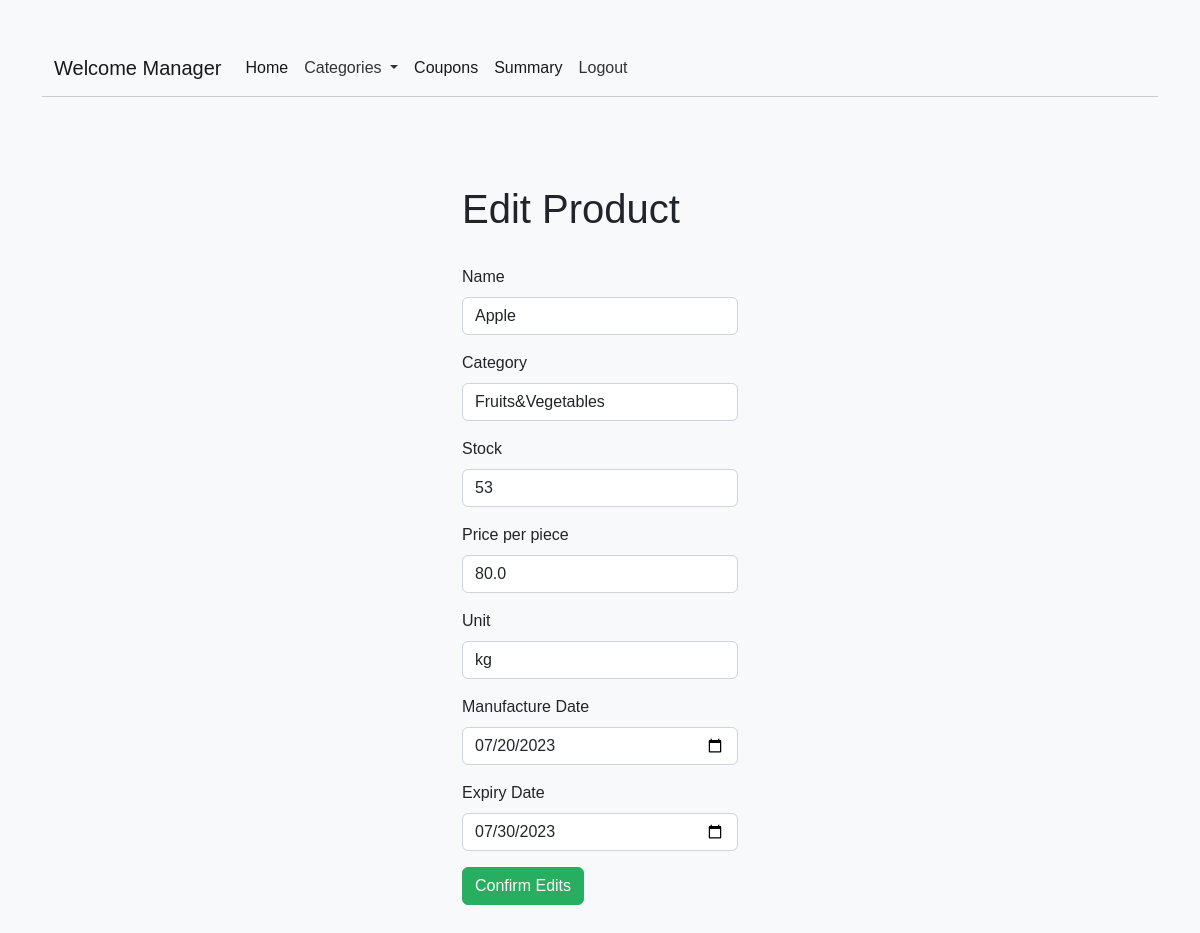
Screenshot of /manager/edit_product/1 (signed in) with the database file from the repository.
### tables this page shows
CREATE TABLE "products" (
	"productID"	INTEGER NOT NULL UNIQUE,
	"name"	TEXT NOT NULL,
	"manufacture_date"	TEXT NOT NULL,
	"expiry_date"	TEXT NOT NULL,
	"price"	REAL NOT NULL,
	"dynamic_price"	REAL,
	"is_recommended"	INTEGER,
	"categoryID"	INTEGER NOT NULL,
	"unit"	INTEGER NOT NULL,
	PRIMARY KEY("productID" AUTOINCREMENT)
);

CREATE TABLE "categories" (
	"categoryID"	INTEGER NOT NULL UNIQUE,
	"category_name"	TEXT NOT NULL,
	PRIMARY KEY("categoryID" AUTOINCREMENT)
);

CREATE TABLE "inventory" (
	"inventoryId"	INTEGER NOT NULL UNIQUE,
	"productID"	INTEGER NOT NULL UNIQUE,
	"quantity"	INTEGER,
	FOREIGN KEY("productID") REFERENCES "products"("productID"),
	PRIMARY KEY("inventoryId" AUTOINCREMENT)
);

### applications/manager_controller.py (the view, shortened to what this page needs)
@app.route('/manager/edit_product/<int:product_id>', methods=['GET', 'POST'])
def edit_product(product_id):
    only_categories = get_categories();
    if 'manager' not in session:
        return redirect('/manager/login')
    try:
        if request.method == 'GET':
            product = get_product_by_id(product_id)
            return render_template('edit_product.html', product=product, only_categories=only_categories)
    except Exception as e:
        flash(str(e))
    return redirect('/manager/dashboard')

### app.py (called while the page is built)
@app.teardown_appcontext
def teardown_db(exception=None):
    db = g.pop('db', None)
    if db is not None:
        db.close()

### applications/categories_functions.py (called while the page is built)
def get_categories():
    db = get_db()
    cursor = db.cursor()
    cursor.execute("SELECT * FROM categories")
    categories = cursor.fetchall()
    cursor.close()
    return categories

### applications/database.py (called while the page is built)
def get_db():
    if 'db' not in g:
        g.db = sqlite3.connect(DATABASE)
    return g.db

### applications/manager_functions.py (called while the page is built)
def get_product_by_id(product_id):
    db = get_db()
    cursor = db.cursor()
    try:
        query = """
                SELECT p.name, c.category_name, i.quantity, p.price, p.unit, p.manufacture_date, p.expiry_date
                FROM categories AS c
                JOIN products AS p ON c.categoryID = p.categoryID
                JOIN inventory AS i ON p.productID = i.productID
                WHERE p.productID = ?
                """
        cursor.execute(query, (product_id,))
        product = cursor.fetchone()
        cursor.close()
        print(product)
        return product
    except Exception as e:
        cursor.close()
        raise e

### templates/edit_product.html (shortened to what this page needs)
{% extends "base_manager.html" %}
    {% block content %}
    <div class="container py-4 py-xl-5 mx-auto col-xl-3">
        <h1>Edit Product</h1>
        <br>
        <form method="POST" enctype="multipart/form-data">
            <div class="mb-3">
                <label class="form-label">Name</label>
                <input type="text" class="form-control" name="product_name" value="{{product[0]}}"aria-describedby="emailHelp" required>
            </div>
            <div class="mb-3">
                <label class="form-label">Category</label>
                <input type="text" class="form-control" name="category" value="{{product[1]}}" required>
            </div>
            <div class="mb-3">
                <label class="form-label">Stock</label>
                <input type="number" class="form-control" name="quantity" value="{{product[2]}}" required>
            </div>
            <div class="mb-3">
                <label class="form-label">Price per piece</label>
                <input type="number" step="0.01" class="form-control" name="price" value="{{product[3]}}" required>
            </div>
            <div class="mb-3">
                <label class="form-label">Unit</label>
                <input type="text" class="form-control" name="unit" value="{{product[4]}}" required>
            </div>
            <div class="mb-3">
                <label class="form-label">Manufacture Date</label>
                <input type="date" class="form-control" name="manufacture_date" value="{{product[5]}}" required>
            </div>
            <div class="mb-3">
                <label class="form-label">Expiry Date</label>
                <input type="date" class="form-control" name="expiry_date" value="{{product[6]}}" required>
            </div>
            <button type="submit" class="btn btn-primary">Confirm Edits</button>
          </form>
    </div>
      {% endblock %}

### static/css/style_manager.css (style rules this page uses)
body { font-family: Arial, sans-serif; background-color: #f8f9fa; }
.container { margin-top: 40px; }
.btn-primary { background-color: #27ae60; border-color: #27ae60; }

### rows the page displays
products: product_name "Apple", price "80.0", unit "kg", manufacture_date "07/20/2023", expiry_date "07/30/2023"
categories: category "Fruits&Vegetables"
inventory: quantity "53"
